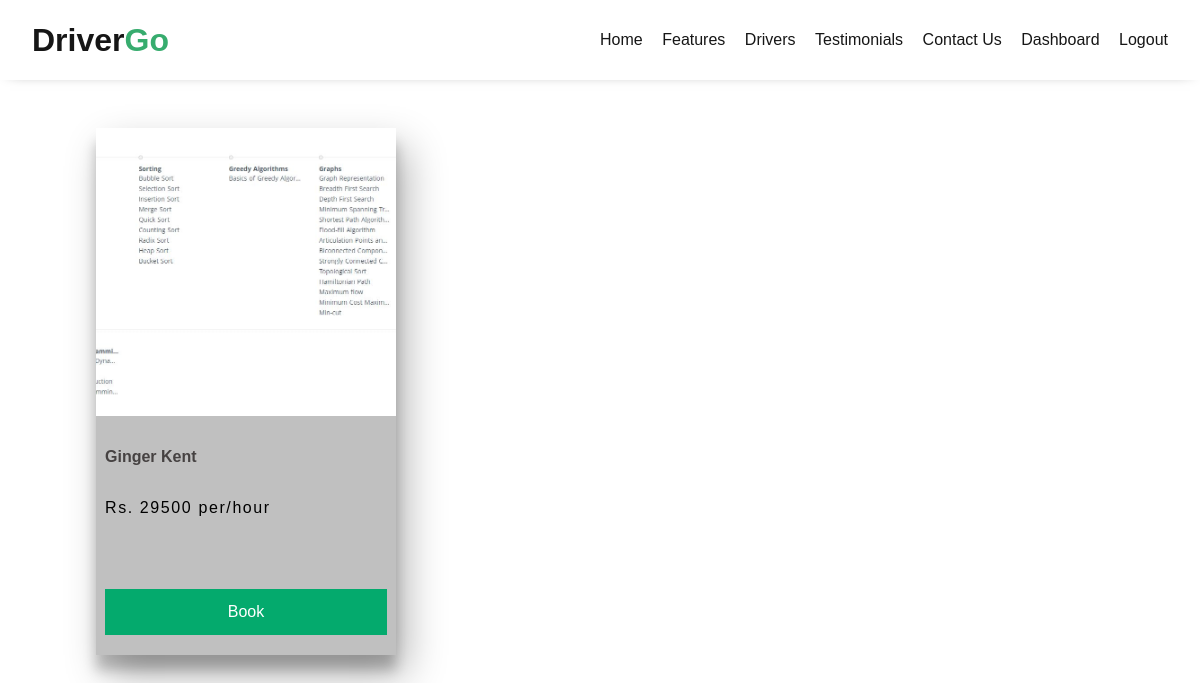
The page /in-city (signed in) on the database as committed earlier.
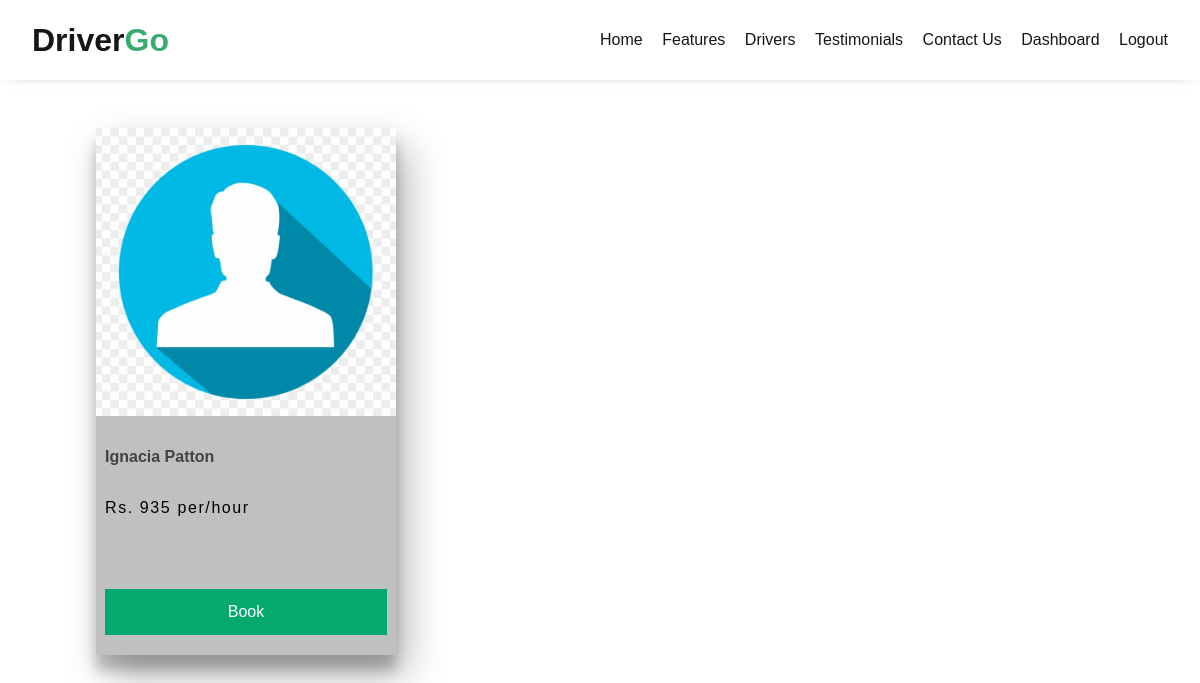
The same page on the database as committed later.
### driver_hiring/models.py (models this page shows, shortened)
class Vehical(models.Model):
    user = models.ForeignKey(Driver, on_delete=models.CASCADE)
    vehical_image = models.ImageField(upload_to='vehical')
    vehical_no = models.CharField(max_length=100)
    owner_name = models.CharField(max_length=100)
    contact = models.CharField(max_length=100)
    price = models.CharField(max_length=100)
    vehical_type = models.CharField(max_length=100)
    travel_type = models.CharField(max_length=100,choices=typ)
    created_at = models.DateTimeField(auto_now_add=True)
    updated_at = models.DateTimeField(auto_now=True)

### driver_hiring/views.py (the view)
# urls.py: path('in-city', views.city,name="city"),
@login_required(login_url='Login')
def city(request):
    if request.user.is_authenticated:
        if request.method=='POST':
            driver = request.POST['driver']
            driver = Vehical.objects.get(id=driver)
            Booking.objects.create(user = request.user,vehical=driver)
            return redirect("my_booking")
    else:
        return redirect("Login")
    vehical  = Vehical.objects.filter(travel_type="incity")
    return render(request, "city.html",{'v':vehical})

### template/city.html (shortened to what this page needs)
{% extends 'base.html' %}
{% block body %}
<section id="sec">
    <div class="box-container" >
        {% for v in v %}
        <form action="" method="post">
        <div class="box-container" >
            <div class="box" style="width: 300px;height: 527px;">
                <div class="image" style="max-width: 100%; max-height: 300px;">
                    <img src="{{v.vehical_image.url}}" alt="">
                </div>
                <div class="info">
                    <h3 style="font-size: 1em;">{{v.owner_name}}</h3>
                    <p style="font-size: 1em;">Rs. {{v.price}} per/hour</p>
                </div>
                <div class="btn">
                    <button  style="font-size: 1em;" onclick="return confirm('Are you sure you want to book')">Book</button>
                </div>
            </div>
        </form>
        {% endfor %}
    </div>
</section>
    {% endblock body %}

### template/base.html (shortened to what this page needs)
<!DOCTYPE html>
<html lang="en">
{% load static %}
<head>
    <link rel="stylesheet" href="{% static 'css/main.css' %}">
    <link rel="stylesheet" href="{% static 'css/form.css' %}">
    <link rel="stylesheet" href="{% static 'css/login.css' %}">
    <link rel="stylesheet" href="{% static 'css/card.css' %}">
    <link rel="stylesheet" href="{% static 'css/bookin.css' %}">
    <link rel="stylesheet" href="https://unpkg.com/swiper/swiper-bundle.min.css" />
    <link rel="stylesheet"
        href="https://cdn.jsdelivr.net/npm/@splidejs/splide@3.6.12/dist/css/themes/splide-skyblue.min.css" />
</head>
{% url 'register'  as the_url %}
{% url 'Login'  as url %}
{% if request.get_full_path == the_url  or request.get_full_path == url%}
<body style="background: linear-gradient(135deg, #71b7e6, #9b59b6); font-family: 'Poppins',sans-serif;">
{% else %}
<body>
    {% endif %}
    <header class="d-flex justify-content-between">
        <div class="logo">
            <h1>Driver<span class="mint_font">Go</span></h1>
        </div>
        <div class="menu-box">
            <ul>
                <li><a  href="{% url 'index' %}">Home</a></li>
                <li><a href="#features">Features</a></li>
                <li><a href="#drivers">Drivers</a></li>
                <li><a href="#testimonials">Testimonials</a></li>
                <li><a href="#contact-us">Contact Us</a></li>
                {% if not request.user.is_authenticated %}
                <li><a href="{% url 'Login' %}">Login</a></li>
                <li><a href="{% url 'register' %}">Register</a></li>
                {% else %}
                {% if request.user.is_superuser %}
                <li><a href="{% url 'dashboard' %}">Dashboard</a></li>
                {% elif request.user.is_driver%}
                <li><a href="{% url 'driver_dashboard' %}">Dashboard</a></li>
                {% else %}
                <li><a href="{% url 'my_booking' %}">Dashboard</a></li>
                {% endif %}
                <li><a href="{% url 'user_logout' %}">Logout</a></li>
                {% endif %}
            </ul>
        </div>
    </header>
{% block body %}{% endblock body %}
</body>
</html>

### static/css/main.css (style rules this page uses)
html { scroll-behavior: smooth; }
* { margin: 0; padding: 0; box-sizing: border-box; }
body { font-family: Roboto Condensed; }
ul { list-style-type: none; }
a { text-decoration: none; }
h1, h2, h3, h4, h5, h6, span { margin: 0; }
.mint_font { color: #37AC6E; }
.logo h1 { color: #161616; }
header { display: grid; grid-template-columns: 50% 50%; box-shadow: 0px 0px 14px -10px #161616; align-items: center; padding: 0rem 2rem; background: #fff; height: 10vh; }
.menu-box ul { display: flex; justify-content: space-between; }
.menu-box ul li a { color: #161616; font-size: 1rem; transition: .2s; }

### static/css/form.css (style rules this page uses)
* { margin: 0; padding: 0; box-sizing: border-box; font-family: 'Poppins',sans-serif; }

### static/css/login.css (style rules this page uses)
body { font-family: Arial, Helvetica, sans-serif; }
button { background-color: #04AA6D; color: white; padding: 14px 20px; margin: 8px 0; border: none; cursor: pointer; width: 100%; }

### static/css/card.css (style rules this page uses)
section { padding: 3rem 8%; }
.box-container { display: grid; grid-template-columns: repeat(3,1fr); gap: 2rem; }
.box-container .box { background-color: silver; box-shadow: rgb(0 0 0 / 30%) 10px 19px 38px, rgb(0 0 0 / 22%) 0px 15px 12px; }
.box-container .box .image { height: 18rem; overflow: hidden; margin-bottom: 2rem; }
.box-container .box .image img { width: 100%; height: 100%; object-fit: cover; }
.box-container .box .info { padding: 0 3%; }
.box-container .box .info h3 { font-size: 3rem; color: rgb(70, 66, 66); text-transform: capitalize; }
.box-container .box .info p { margin-top: 2rem; font-size: 1.5rem; letter-spacing: .1rem; line-height: 1.2; }
.box-container .box .btn { padding: 0 3%; margin-top: 4rem; cursor: pointer; }

Rows that differ between the two databases and show on the page:
no longer on this page (row edited): Vehical: vehical_image (picture), owner_name "Ginger Kent", price "29500"
added Vehical: vehical_image (placeholder picture), owner_name "Ignacia Patton", price "935"
